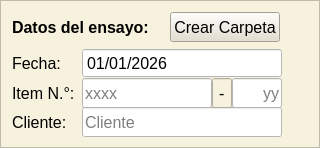
     <widget class="QFrame" name="bloque_datos_del_ensayo">
      <property name="minimumSize">
       <size>
        <width>320</width>
        <height>148</height>
       </size>
      </property>
      <property name="maximumSize">
       <size>
        <width>320</width>
        <height>148</height>
       </size>
      </property>
      <property name="font">
       <font>
        <family>Segoe UI</family>
        <pointsize>12</pointsize>
        <bold>true</bold>
       </font>
      </property>
      <property name="autoFillBackground">
       <bool>false</bool>
      </property>
      <property name="styleSheet">
       <string notr="true">background-color: rgb(247, 242, 222);</string>
      </property>
      <property name="frameShape">
       <enum>QFrame::Shape::StyledPanel</enum>
      </property>
      <property name="frameShadow">
       <enum>QFrame::Shadow::Raised</enum>
      </property>
      <layout class="QGridLayout" name="gridLayout">
       <item row="0" column="0">
        <widget class="QLabel" name="datos_del_ensayo">
         <property name="minimumSize">
          <size>
           <width>150</width>
           <height>30</height>
          </size>
         </property>
         <property name="maximumSize">
          <size>
           <width>150</width>
           <height>30</height>
          </size>
         </property>
         <property name="font">
          <font>
           <family>Segoe UI</family>
           <pointsize>12</pointsize>
           <bold>true</bold>
          </font>
         </property>
         <property name="text">
          <string>Datos del ensayo:</string>
         </property>
        </widget>
       </item>
       <item row="1" column="0" colspan="2">
        <layout class="QGridLayout" name="grilla_datos_del_ensayo">
         <property name="spacing">
          <number>0</number>
         </property>
         <item row="2" column="0">
          <widget class="QLabel" name="cliente">
           <property name="minimumSize">
            <size>
             <width>70</width>
             <height>30</height>
            </size>
           </property>
           <property name="maximumSize">
            <size>
             <width>70</width>
             <height>30</height>
            </size>
           </property>
           <property name="font">
            <font>
             <family>Segoe UI</family>
             <pointsize>12</pointsize>
            </font>
           </property>
           <property name="text">
            <string>Cliente:</string>
           </property>
          </widget>
         </item>
         <item row="1" column="1">
          <widget class="QLineEdit" name="entrada_item_numero">
           <property name="minimumSize">
            <size>
             <width>130</width>
             <height>30</height>
            </size>
           </property>
           <property name="maximumSize">
            <size>
             <width>130</width>
             <height>30</height>
            </size>
           </property>
           <property name="font">
            <font>
             <family>Segoe UI</family>
             <pointsize>12</pointsize>
            </font>
           </property>
           <property name="styleSheet">
            <string notr="true">background-color: rgb(255, 255, 255);</string>
           </property>
           <property name="placeholderText">
            <string>xxxx</string>
           </property>
           <property name="clearButtonEnabled">
            <bool>false</bool>
           </property>
          </widget>
         </item>
         <item row="0" column="0">
          <widget class="QLabel" name="fecha">
           <property name="minimumSize">
            <size>
             <width>70</width>
             <height>30</height>
            </size>
           </property>
           <property name="maximumSize">
            <size>
             <width>70</width>
             <height>30</height>
            </size>
           </property>
           <property name="font">
            <font>
             <family>Segoe UI</family>
             <pointsize>12</pointsize>
            </font>
           </property>
           <property name="text">
            <string>Fecha:</string>
           </property>
          </widget>
         </item>
         <item row="0" column="1" colspan="3">
          <widget class="QDateEdit" name="calendario">
           <property name="minimumSize">
            <size>
             <width>200</width>
             <height>30</height>
            </size>
           </property>
           <property name="maximumSize">
            <size>
             <width>200</width>
             <height>30</height>
            </size>
           </property>
           <property name="font">
            <font>
             <family>Segoe UI</family>
             <pointsize>12</pointsize>
            </font>
           </property>
           <property name="styleSheet">
            <string notr="true">background-color: rgb(255, 255, 255);</string>
           </property>
           <property name="buttonSymbols">
            <enum>QAbstractSpinBox::ButtonSymbols::NoButtons</enum>
           </property>
           <property name="displayFormat">
            <string>dd/MM/yyyy</string>
           </property>
           <property name="timeSpec">
            <enum>Qt::TimeSpec::LocalTime</enum>
           </property>
           <property name="date">
            <date>
             <year>2026</year>
             <month>1</month>
             <day>1</day>
            </date>
           </property>
          </widget>
         </item>
         <item row="2" column="1" colspan="3">
          <widget class="QLineEdit" name="entrada_cliente">
           <property name="minimumSize">
            <size>
             <width>200</width>
             <height>30</height>
            </size>
           </property>
           <property name="maximumSize">
            <size>
             <width>200</width>
             <height>30</height>
            </size>
           </property>
           <property name="font">
            <font>
             <family>Segoe UI</family>
             <pointsize>12</pointsize>
            </font>
           </property>
           <property name="styleSheet">
            <string notr="true">background-color: rgb(255, 255, 255);</string>
           </property>
           <property name="placeholderText">
            <string>Cliente</string>
           </property>
           <property name="clearButtonEnabled">
            <bool>true</bool>
           </property>
          </widget>
         </item>
         <item row="1" column="3">
          <widget class="QLineEdit" name="entrada_item_anio">
           <property name="minimumSize">
            <size>
             <width>50</width>
             <height>30</height>
            </size>
           </property>
           <property name="maximumSize">
            <size>
             <width>50</width>
             <height>30</height>
            </size>
           </property>
           <property name="font">
            <font>
             <family>Segoe UI</family>
             <pointsize>12</pointsize>
            </font>
           </property>
           <property name="styleSheet">
            <string notr="true">background-color: rgb(255, 255, 255);</string>
           </property>
           <property name="maxLength">
            <number>32767</number>
           </property>
           <property name="alignment">
            <set>Qt::AlignmentFlag::AlignRight|Qt::AlignmentFlag::AlignTrailing|Qt::AlignmentFlag::AlignVCenter</set>
           </property>
           <property name="placeholderText">
            <string>yy</string>
           </property>
          </widget>
         </item>
         <item row="1" column="0">
          <widget class="QLabel" name="item">
           <property name="minimumSize">
            <size>
             <width>70</width>
             <height>30</height>
            </size>
           </property>
           <property name="maximumSize">
            <size>
             <width>70</width>
             <height>30</height>
            </size>
           </property>
           <property name="font">
            <font>
             <family>Segoe UI</family>
             <pointsize>12</pointsize>
            </font>
           </property>
           <property name="text">
            <string>Item N.°:</string>
           </property>
          </widget>
         </item>
         <item row="1" column="2">
          <widget class="QLineEdit" name="entrada_item_guion">
           <property name="enabled">
            <bool>true</bool>
           </property>
           <property name="minimumSize">
            <size>
             <width>20</width>
             <height>30</height>
            </size>
           </property>
           <property name="maximumSize">
            <size>
             <width>20</width>
             <height>30</height>
            </size>
           </property>
           <property name="font">
            <font>
             <family>Segoe UI</family>
             <pointsize>12</pointsize>
            </font>
           </property>
           <property name="styleSheet">
            <string notr="true"/>
           </property>
           <property name="text">
            <string>-</string>
           </property>
           <property name="alignment">
            <set>Qt::AlignmentFlag::AlignCenter</set>
           </property>
          </widget>
         </item>
        </layout>
       </item>
       <item row="1" column="2">
        <spacer name="horizontalSpacer_2">
         <property name="orientation">
          <enum>Qt::Orientation::Horizontal</enum>
         </property>
         <property name="sizeHint" stdset="0">
          <size>
           <width>40</width>
           <height>20</height>
          </size>
         </property>
        </spacer>
       </item>
       <item row="0" column="1">
        <widget class="QPushButton" name="btn_crear_carpeta">
         <property name="minimumSize">
          <size>
           <width>110</width>
           <height>30</height>
          </size>
         </property>
         <property name="maximumSize">
          <size>
           <width>110</width>
           <height>30</height>
          </size>
         </property>
         <property name="font">
          <font>
           <pointsize>12</pointsize>
          </font>
         </property>
         <property name="styleSheet">
          <string notr="true">background-color: rgba(227, 222, 204, 254);</string>
         </property>
         <property name="text">
          <string>Crear Carpeta</string>
         </property>
        </widget>
       </item>
      </layout>
     </widget>
